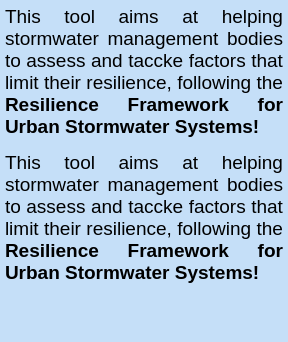
        <widget class="QWidget" name="Page0_Home">
         <layout class="QGridLayout" name="gridLayout_2">
          <property name="leftMargin">
           <number>0</number>
          </property>
          <property name="topMargin">
           <number>0</number>
          </property>
          <property name="rightMargin">
           <number>0</number>
          </property>
          <property name="bottomMargin">
           <number>0</number>
          </property>
          <property name="spacing">
           <number>5</number>
          </property>
          <item row="0" column="0">
           <widget class="QWidget" name="Home_Back_Widget" native="true">
            <property name="sizePolicy">
             <sizepolicy hsizetype="Preferred" vsizetype="Preferred">
              <horstretch>0</horstretch>
              <verstretch>0</verstretch>
             </sizepolicy>
            </property>
            <property name="styleSheet">
             <string notr="true">background-color: #C5DFF8</string>
            </property>
            <layout class="QGridLayout" name="gridLayout_12">
             <property name="leftMargin">
              <number>5</number>
             </property>
             <property name="topMargin">
              <number>5</number>
             </property>
             <property name="rightMargin">
              <number>5</number>
             </property>
             <property name="bottomMargin">
              <number>5</number>
             </property>
             <property name="spacing">
              <number>0</number>
             </property>
             <item row="1" column="0">
              <widget class="QLabel" name="Home_Label2">
               <property name="text">
                <string>&lt;html&gt;&lt;head/&gt;&lt;body&gt;&lt;p&gt;&lt;span style=&quot; font-size:14pt;&quot;&gt;This tool aims at helping stormwater management bodies to assess and taccke factors that limit their resilience, following the &lt;/span&gt;&lt;span style=&quot; font-size:14pt; font-weight:700;&quot;&gt;Resilience Framework for Urban Stormwater Systems!&lt;/span&gt;&lt;br/&gt;&lt;/p&gt;&lt;/body&gt;&lt;/html&gt;</string>
               </property>
               <property name="alignment">
                <set>Qt::AlignJustify|Qt::AlignTop</set>
               </property>
               <property name="wordWrap">
                <bool>true</bool>
               </property>
              </widget>
             </item>
             <item row="0" column="0">
              <widget class="QLabel" name="Home_Label1">
               <property name="text">
                <string>&lt;html&gt;&lt;head/&gt;&lt;body&gt;&lt;p&gt;&lt;span style=&quot; font-size:14pt;&quot;&gt;This tool aims at helping stormwater management bodies to assess and taccke factors that limit their resilience, following the &lt;/span&gt;&lt;span style=&quot; font-size:14pt; font-weight:700;&quot;&gt;Resilience Framework for Urban Stormwater Systems!&lt;/span&gt;&lt;br/&gt;&lt;/p&gt;&lt;/body&gt;&lt;/html&gt;</string>
               </property>
               <property name="alignment">
                <set>Qt::AlignJustify|Qt::AlignTop</set>
               </property>
               <property name="wordWrap">
                <bool>true</bool>
               </property>
              </widget>
             </item>
             <item row="2" column="0">
              <spacer name="verticalSpacer_2">
               <property name="orientation">
                <enum>Qt::Vertical</enum>
               </property>
               <property name="sizeHint" stdset="0">
                <size>
                 <width>20</width>
                 <height>40</height>
                </size>
               </property>
              </spacer>
             </item>
            </layout>
           </widget>
          </item>
         </layout>
        </widget>
